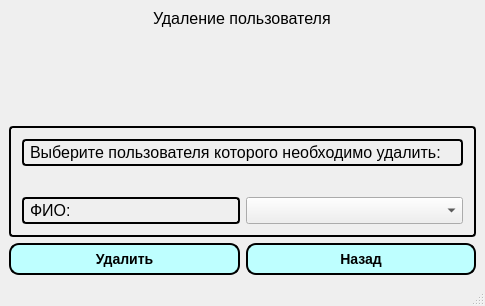
<?xml version="1.0" encoding="UTF-8"?>
<ui version="4.0">
 <class>AdminDelete</class>
 <widget class="QMainWindow" name="AdminDelete">
  <property name="geometry">
   <rect>
    <x>0</x>
    <y>0</y>
    <width>485</width>
    <height>306</height>
   </rect>
  </property>
  <property name="windowTitle">
   <string>MainWindow</string>
  </property>
  <widget class="QWidget" name="centralwidget">
   <layout class="QGridLayout" name="gridLayout_2">
    <item row="0" column="0" colspan="2" alignment="Qt::AlignHCenter|Qt::AlignTop">
     <widget class="QLabel" name="label">
      <property name="font">
       <font>
        <pointsize>12</pointsize>
       </font>
      </property>
      <property name="text">
       <string>Удаление пользователя</string>
      </property>
     </widget>
    </item>
    <item row="1" column="0" colspan="2">
     <widget class="QFrame" name="frame">
      <property name="styleSheet">
       <string notr="true"> QFrame, QLabel, QToolTip {
     border: 2px solid black;
     border-radius: 4px;
     padding: 2px;
     background-image: url(images/welcome.png);
 }</string>
      </property>
      <property name="frameShape">
       <enum>QFrame::StyledPanel</enum>
      </property>
      <property name="frameShadow">
       <enum>QFrame::Raised</enum>
      </property>
      <layout class="QGridLayout" name="gridLayout">
       <item row="0" column="0" alignment="Qt::AlignTop">
        <widget class="QLabel" name="label_2">
         <property name="font">
          <font>
           <pointsize>12</pointsize>
          </font>
         </property>
         <property name="text">
          <string>Выберите пользователя которого необходимо удалить:</string>
         </property>
        </widget>
       </item>
       <item row="1" column="0">
        <layout class="QHBoxLayout" name="horizontalLayout">
         <item>
          <widget class="QLabel" name="label_3">
           <property name="font">
            <font>
             <pointsize>12</pointsize>
            </font>
           </property>
           <property name="text">
            <string>ФИО:</string>
           </property>
          </widget>
         </item>
         <item>
          <widget class="QComboBox" name="comboBox">
           <property name="font">
            <font>
             <pointsize>12</pointsize>
            </font>
           </property>
          </widget>
         </item>
        </layout>
       </item>
      </layout>
     </widget>
    </item>
    <item row="2" column="0">
     <widget class="QPushButton" name="pushButton">
      <property name="font">
       <font>
        <pointsize>-1</pointsize>
        <weight>75</weight>
        <italic>false</italic>
        <bold>true</bold>
       </font>
      </property>
      <property name="styleSheet">
       <string notr="true">QPushButton{
     background-color: rgb(190, 255, 255);
     border-style: outset;
     border-width: 2px;
     border-radius: 10px;
     border-color: black;
     font: bold 14px;
     min-width: 10em;
     padding: 6px;
 }
 QPushButton:pressed {
     background-color: rgb(0, 255, 238);
     border-style: inset;
 }</string>
      </property>
      <property name="text">
       <string>Удалить</string>
      </property>
     </widget>
    </item>
    <item row="2" column="1">
     <widget class="QPushButton" name="pushButton_2">
      <property name="font">
       <font>
        <pointsize>-1</pointsize>
        <weight>75</weight>
        <italic>false</italic>
        <bold>true</bold>
       </font>
      </property>
      <property name="styleSheet">
       <string notr="true">QPushButton{
     background-color: rgb(190, 255, 255);
     border-style: outset;
     border-width: 2px;
     border-radius: 10px;
     border-color: black;
     font: bold 14px;
     min-width: 10em;
     padding: 6px;
 }
 QPushButton:pressed {
     background-color: rgb(0, 255, 238);
     border-style: inset;
 }</string>
      </property>
      <property name="text">
       <string>Назад</string>
      </property>
     </widget>
    </item>
   </layout>
  </widget>
  <widget class="QStatusBar" name="statusbar"/>
 </widget>
 <resources/>
 <connections/>
</ui>
